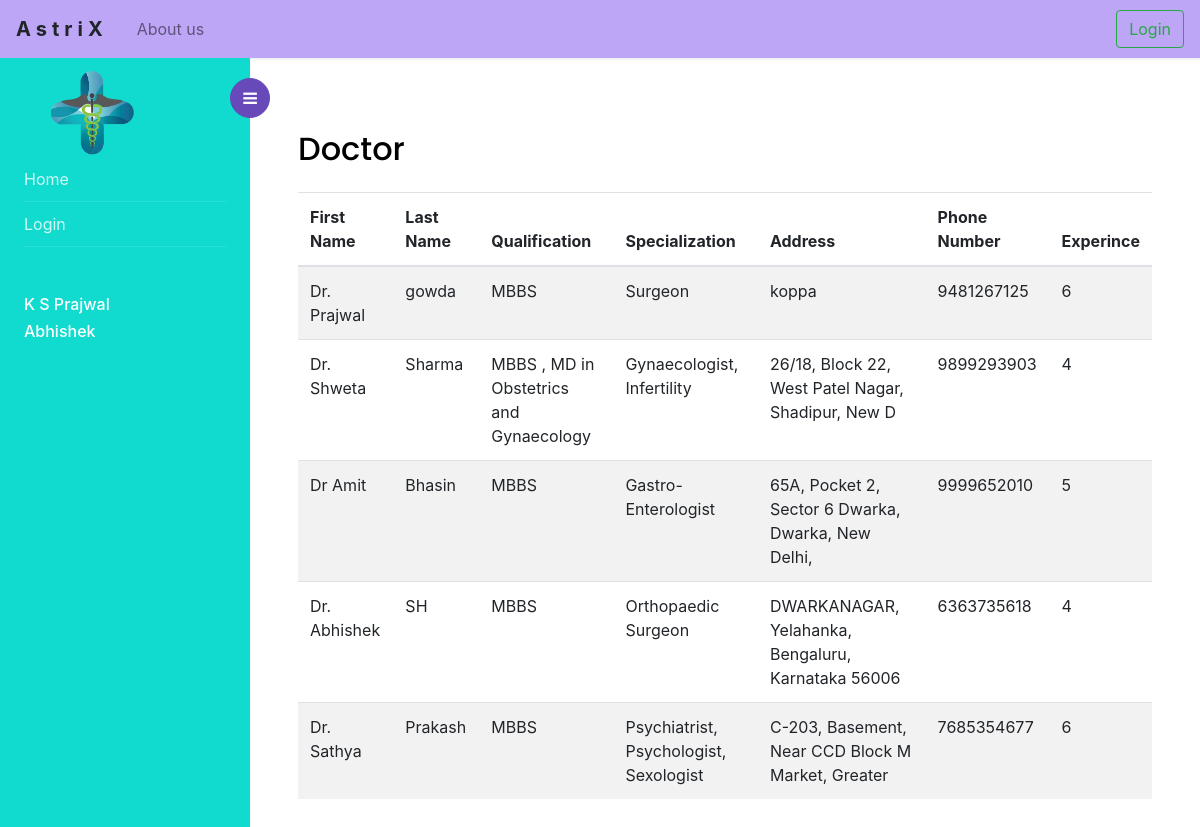
Screenshot of /doctor/ with the database file from the repository.
### management/models.py (models this page shows, shortened)
class Doctor(models.Model):
    firstName = models.CharField(max_length=50,null=False,verbose_name = "First name")
    lastName = models.CharField(max_length=50,null=False,verbose_name = "Last name")
    did = models.PositiveIntegerField(null=False,unique=True,default=1,verbose_name = "Doctor ID")
    qualification = models.CharField(max_length=50,null=False,verbose_name = "Qualification")
    email = models.CharField(max_length=50,default="NULL")
    specialization = models.CharField(max_length=50,null=True,verbose_name = "Specialization")
    address = models.CharField(max_length=50,null=False,verbose_name = "Address")
    phNo = models.CharField( max_length=10,verbose_name = "Phone Number")
    experince = models.IntegerField(verbose_name = "Experince")

### management/views.py (the view)
# urls.py: path("doctor/",DoctorView.as_view(),name='doctorDetails'),
class DoctorView(ListView):
    model =  Doctor
    template_name = "doc.html"

### templates/doc.html (shortened to what this page needs)
{% extends "base.html" %}
{% block content %}
<div class="p-4 p-md-5 pt-5">
    <h2 class="mt-4">Doctor</h2>
    <table class="table table-striped table-hover mt-4">
  <thead>
    <tr>
      <th scope="col">First Name</th>
      <th scope="col">Last Name</th>
      <th scope="col">Qualification</th>
      <th scope="col">Specialization</th>
      <th scope="col">Address</th>
      <th scope="col">Phone Number</th>
      <th scope="col">Experince</th>
    </tr>
  </thead>
  <tbody>
    {% for object in object_list %}
    <tr>
      <td>{{ object.firstName }}</td>
      <td>{{ object.lastName }}</td>
      <td>{{ object.qualification }}</td>
      <td>{{ object.specialization }}</td>
      <td>{{ object.address }}</td>
      <td>{{ object.phNo }}</td>
      <td>{{ object.experince }}</td>
    </tr>
    {% empty %}
    <li>No objects yet.</li>
    {% endfor %}
   </div
{% endblock %}

### templates/base.html (style rules this page uses)
* { transition: 3s linear; }

### rows the page displays
Doctor: firstName "Dr. Prajwal", lastName "gowda", qualification "MBBS", specialization "Surgeon", address "koppa", phNo "9481267125", experince "6"
Doctor: firstName "Dr. Shweta", lastName "Sharma", qualification "MBBS , MD in Obstetrics and Gynaecology", specialization "Gynaecologist, Infertility", address "26/18, Block 22, West Patel Nagar, Shadipur, New D", phNo "9899293903", experince "4"
Doctor: firstName "Dr Amit", lastName "Bhasin", qualification "MBBS", specialization "Gastro-Enterologist", address "65A, Pocket 2, Sector 6 Dwarka, Dwarka, New Delhi,", phNo "9999652010", experince "5"
Doctor: firstName "Dr. Abhishek", lastName "SH", qualification "MBBS", specialization "Orthopaedic Surgeon", address "DWARKANAGAR, Yelahanka, Bengaluru, Karnataka 56006", phNo "6363735618", experince "4"
Doctor: firstName "Dr. Sathya", lastName "Prakash", qualification "MBBS", specialization "Psychiatrist, Psychologist, Sexologist", address "C-203, Basement, Near CCD Block M Market, Greater", phNo "7685354677", experince "6"
